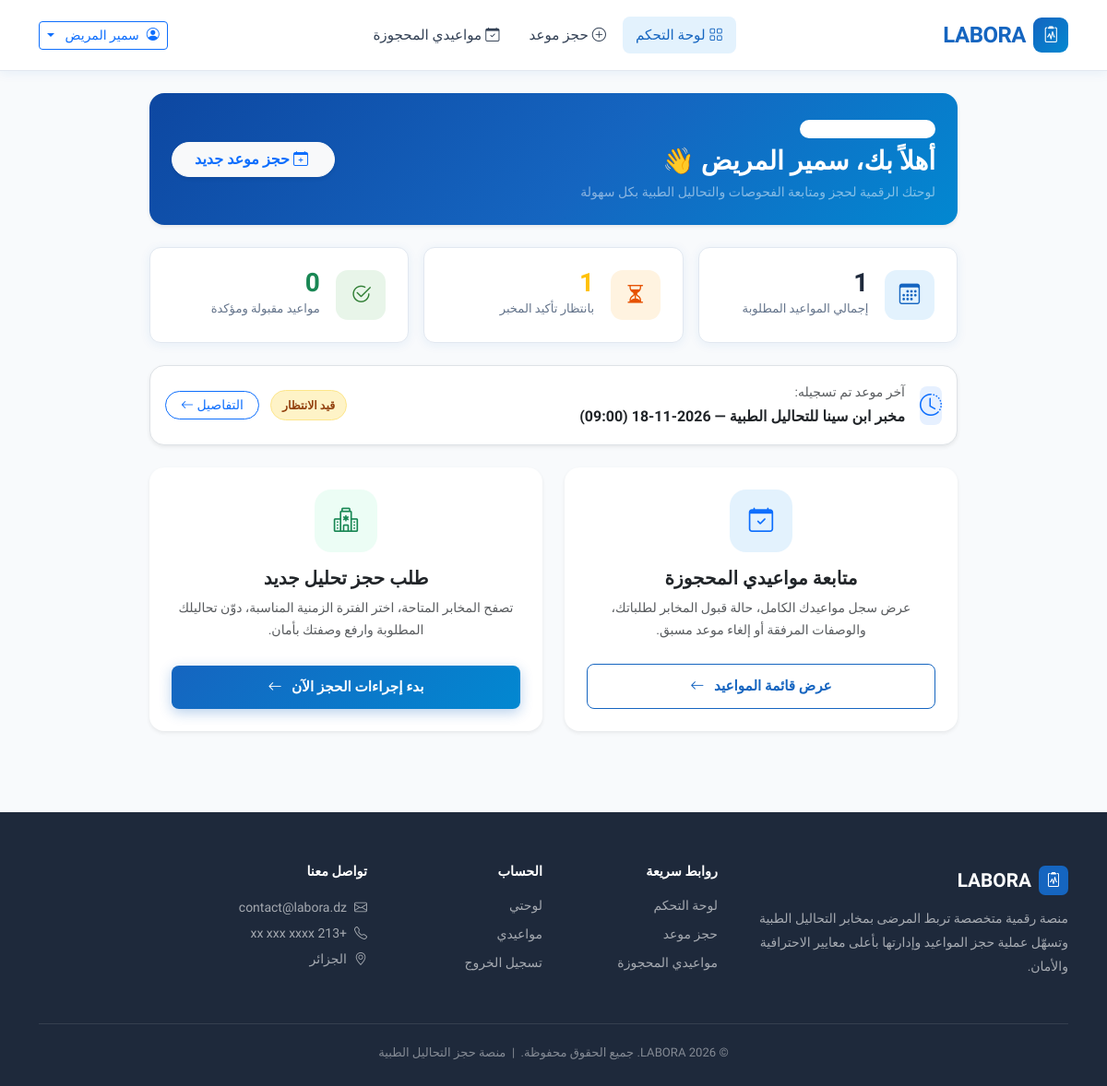
Page /patient/dashboard.php (signed in) on the committed database.
### tables this page shows
CREATE TABLE `appointments` (
  `id` INT AUTO_INCREMENT PRIMARY KEY,
  `patient_id` INT NOT NULL,
  `laboratory_id` INT NOT NULL,
  `slot_id` INT NOT NULL,
  `appointment_date` DATE NOT NULL,
  `appointment_time` TIME NOT NULL,
  `analyses_text` TEXT NOT NULL,
  `prescription_file` VARCHAR(255) DEFAULT NULL,
  `notes` TEXT DEFAULT NULL,
  `status` ENUM('pending', 'accepted', 'rejected', 'cancelled') NOT NULL DEFAULT 'pending',
  `rejection_reason` VARCHAR(255) DEFAULT NULL,
  `created_at` TIMESTAMP DEFAULT CURRENT_TIMESTAMP,
  FOREIGN KEY (`patient_id`) REFERENCES `users`(`id`) ON DELETE CASCADE,
  FOREIGN KEY (`laboratory_id`) REFERENCES `laboratories`(`id`) ON DELETE CASCADE,
  FOREIGN KEY (`slot_id`) REFERENCES `availability_slots`(`id`) ON DELETE RESTRICT
);

CREATE TABLE `laboratories` (
  `id` INT AUTO_INCREMENT PRIMARY KEY,
  `name` VARCHAR(191) NOT NULL,
  `city` VARCHAR(100) NOT NULL,
  `address` VARCHAR(255) NOT NULL,
  `phone` VARCHAR(30) NOT NULL,
  `manager_id` INT NULL,
  `status` ENUM('active', 'inactive') NOT NULL DEFAULT 'active',
  FOREIGN KEY (`manager_id`) REFERENCES `users`(`id`) ON DELETE SET NULL
);

### includes/auth.php (called while the page is built, shortened)
<?php
function currentUserName(): ?string {
    return $_SESSION['user_name'] ?? null;
}

### includes/functions.php (called while the page is built, shortened)
<?php
function h(string $value): string {
    return htmlspecialchars($value, ENT_QUOTES, 'UTF-8');
}

### patient/dashboard.php (the view, shortened to what this page needs)
<?php
require_once dirname(__DIR__) . '/config.php';
$userId = currentUserId();
$stmt = $conn->prepare("
    SELECT
      COUNT(*) AS total,
      SUM(status = 'pending') AS pending_cnt,
      SUM(status = 'accepted') AS accepted_cnt
    FROM appointments
    WHERE patient_id = :pid
");
$stmt->execute([':pid' => $userId]);
$stats = $stmt->fetch();
$lastAptStmt = $conn->prepare("
    SELECT a.*, l.name AS laboratory_name, l.city AS laboratory_city
    FROM appointments a
    JOIN laboratories l ON l.id = a.laboratory_id
    WHERE a.patient_id = :pid
    ORDER BY a.appointment_date DESC, a.appointment_time DESC
    LIMIT 1
");
$lastAptStmt->execute([':pid' => $userId]);
$lastApt = $lastAptStmt->fetch();
require_once dirname(__DIR__) . '/includes/header.php';
?>
<div class="container py-4" style="max-width: 900px;">
  <div class="p-4 mb-4 rounded-4 shadow-sm text-white" style="background: linear-gradient(135deg, #0D47A1 0%, #1565C0 55%, #0288D1 100%);">
    <div class="d-flex align-items-center justify-content-between flex-wrap gap-3">
      <div>
        <div class="badge bg-white bg-opacity-20 text-white rounded-pill px-3 py-1 mb-2 small fw-bold">
          <i class="bi bi-shield-check ms-1"></i> حساب مريض موثّق
        </div>
        <h3 class="fw-800 text-white mb-1">أهلاً بك، <?= h(currentUserName()) ?> 👋</h3>
        <p class="text-white-50 small mb-0">لوحتك الرقمية لحجز ومتابعة الفحوصات والتحاليل الطبية بكل سهولة</p>
      </div>
      <a href="<?= BASE_URL ?>patient/book.php" class="btn btn-light fw-bold py-2.5 px-4 rounded-pill shadow-sm text-primary">
        <i class="bi bi-calendar-plus ms-1"></i> حجز موعد جديد
      </a>
    </div>
  </div>
  <div class="row g-3 mb-4">
    <div class="col-md-4 col-sm-6">
      <div class="stat-widget">
        <div class="wi-icon wi-blue">
          <i class="bi bi-calendar3"></i>
        </div>
        <div class="wi-data">
          <div class="wi-num"><?= (int)($stats['total'] ?? 0) ?></div>
          <div class="wi-lbl">إجمالي المواعيد المطلوبة</div>
        </div>
      </div>
    </div>
    <div class="col-md-4 col-sm-6">
      <div class="stat-widget">
        <div class="wi-icon wi-orange">
          <i class="bi bi-hourglass-split"></i>
        </div>
        <div class="wi-data">
          <div class="wi-num text-warning"><?= (int)($stats['pending_cnt'] ?? 0) ?></div>
          <div class="wi-lbl">بانتظار تأكيد المخبر</div>
        </div>
      </div>
    </div>
    <div class="col-md-4 col-sm-12">
      <div class="stat-widget">
        <div class="wi-icon wi-green">
          <i class="bi bi-check2-circle"></i>
        </div>
        <div class="wi-data">
          <div class="wi-num text-success"><?= (int)($stats['accepted_cnt'] ?? 0) ?></div>
          <div class="wi-lbl">مواعيد مقبولة ومؤكدة</div>
        </div>
      </div>
    </div>
  </div>
  <?php if ($lastApt): ?>
    <div class="p-3 mb-4 rounded-4 bg-white border shadow-sm d-flex align-items-center justify-content-between flex-wrap gap-3">
      <div class="d-flex align-items-center gap-3">
        <div class="p-2.5 bg-primary bg-opacity-10 text-primary rounded-3 fs-4">
          <i class="bi bi-clock-history"></i>
        </div>
        <div>
          <div class="small text-muted">آخر موعد تم تسجيله:</div>
          <div class="fw-bold text-dark">
            <?= h($lastApt['laboratory_name']) ?> — <?= h($lastApt['appointment_date']) ?> (<?= substr($lastApt['appointment_time'], 0, 5) ?>)
          </div>
        </div>
      </div>
      <div>
        <span class="status-badge status-<?= h($lastApt['status']) ?>">
          <?= match ($lastApt['status']) {
            'pending'   => 'قيد الانتظار',
            'accepted'  => 'مقبول ومؤكد',
            'rejected'  => 'مرفوض',
            'cancelled' => 'ملغى',
            default     => $lastApt['status']
          } ?>
        </span>
        <a href="<?= BASE_URL ?>patient/appointments.php" class="btn btn-sm btn-outline-primary rounded-pill px-3 ms-2">
          التفاصيل <i class="bi bi-arrow-left"></i>
        </a>
      </div>
    </div>
  <?php endif; ?>
  <div class="row g-4">
    <div class="col-md-6">
      <div class="lb-card p-4 h-100 bg-white border-0 shadow-sm rounded-4 text-center d-flex flex-column justify-content-between">
        <div>
          <div class="feature-icon mb-3">
            <i class="bi bi-calendar-check text-primary"></i>
          </div>
          <h5 class="fw-bold text-dark mb-2">متابعة مواعيدي المحجوزة</h5>
          <p class="text-muted small mb-4">عرض سجل مواعيدك الكامل، حالة قبول المخابر لطلباتك، والوصفات المرفقة أو إلغاء موعد مسبق.</p>
        </div>
        <a href="<?= BASE_URL ?>patient/appointments.php" class="btn-lb-outline w-100 justify-content-center py-2.5">
          عرض قائمة المواعيد <i class="bi bi-arrow-left ms-1"></i>
        </a>
      </div>
    </div>
    <div class="col-md-6">
      <div class="lb-card p-4 h-100 bg-white border-0 shadow-sm rounded-4 text-center d-flex flex-column justify-content-between">
        <div>
          <div class="feature-icon mb-3" style="background:#ECFDF5; color:#059669;">
            <i class="bi bi-hospital text-success"></i>
          </div>
          <h5 class="fw-bold text-dark mb-2">طلب حجز تحليل جديد</h5>
          <p class="text-muted small mb-4">تصفح المخابر المتاحة، اختر الفترة الزمنية المناسبة، دوّن تحاليلك المطلوبة وارفع وصفتك بأمان.</p>
        </div>
        <a href="<?= BASE_URL ?>patient/book.php" class="btn-lb-primary w-100 justify-content-center py-2.5">
          بدء إجراءات الحجز الآن <i class="bi bi-arrow-left ms-1"></i>
        </a>
      </div>
    </div>
  </div>
</div>
<?php require_once dirname(__DIR__) . '/includes/footer.php'; ?>

### assets/css/labora.css (style rules this page uses)
:root { --lb-primary: #1565C0; --lb-primary-dark: #0D47A1; --lb-primary-light: #1976D2; --lb-primary-hover: #1E88E5; --lb-accent: #0288D1; --lb-light-blue: #E3F2FD; --lb-light-blue-2: #BBDEFB; --lb-white: #FFFFFF; --lb-gray-50: #F8FAFC; --lb-gray-100: #F1F5F9; --lb-gray-200: #E2E8F0; --lb-gray-300: #CBD5E1; --lb-gray-400: #94A3B8; --lb-gray-500: #64748B; --lb-gray-600: #475569; --lb-gray-700: #334155; --lb-gray-800: #1E293B; --lb-text-dark: #0D1B4B; --lb-shadow: 0 2px 12px rgba(21,101,192,0.08); --lb-shadow-md: 0 4px 24px rgba(21,101,192,0.13); --lb-shadow-lg: 0 8px 40px rgba(21,101,192,0.18); --lb-radius: 12px; --lb-radius-sm: 8px; --lb-radius-lg: 18px; --lb-transition: 0.25s ease; }
*, *::before, *::after { box-sizing: border-box; margin: 0; padding: 0; }
body { font-family: 'Tajawal', 'Poppins', -apple-system, sans-serif; background: var(--lb-gray-50); color: var(--lb-gray-800); line-height: 1.75; direction: rtl; min-height: 100vh; }
a { color: var(--lb-primary); text-decoration: none; transition: color var(--lb-transition); }
.btn-lb-primary { background: linear-gradient(135deg, var(--lb-primary), var(--lb-accent)); color: white; border: none; border-radius: var(--lb-radius-sm); padding: 0.65rem 1.5rem; font-weight: 600; font-size: 0.95rem; cursor: pointer; transition: all var(--lb-transition); box-shadow: 0 4px 14px rgba(21,101,192,0.3); display: inline-flex; align-items: center; gap: 0.4rem; text-decoration: none; }
.btn-lb-outline { background: transparent; color: var(--lb-primary); border: 1.5px solid var(--lb-primary); border-radius: var(--lb-radius-sm); padding: 0.65rem 1.5rem; font-weight: 600; font-size: 0.95rem; cursor: pointer; transition: all var(--lb-transition); display: inline-flex; align-items: center; gap: 0.4rem; text-decoration: none; }
.lb-card { background: var(--lb-white); border-radius: var(--lb-radius); border: 1px solid var(--lb-gray-200); box-shadow: var(--lb-shadow); overflow: hidden; transition: all var(--lb-transition); }
.status-badge { display: inline-flex; align-items: center; gap: 0.35rem; padding: 0.28rem 0.75rem; border-radius: 20px; font-size: 0.78rem; font-weight: 700; }
.status-pending { background: #FEF3C7; color: #92400E; border: 1px solid #FDE68A; }
.stat-widget { background: var(--lb-white); border-radius: var(--lb-radius); padding: 1.5rem; border: 1px solid var(--lb-gray-200); box-shadow: var(--lb-shadow); display: flex; align-items: center; gap: 1.1rem; transition: all var(--lb-transition); }
.stat-widget .wi-icon { width: 54px; height: 54px; border-radius: 13px; display: flex; align-items: center; justify-content: center; font-size: 1.4rem; flex-shrink: 0; }
.wi-blue { background: var(--lb-light-blue); color: var(--lb-primary); }
.wi-green { background: #E8F5E9; color: #2E7D32; }
.wi-orange { background: #FFF3E0; color: #E65100; }
.stat-widget .wi-data .wi-num { font-size: 1.75rem; font-weight: 800; color: var(--lb-gray-800); line-height: 1; }
.stat-widget .wi-data .wi-lbl { font-size: 0.82rem; color: var(--lb-gray-500); margin-top: 0.2rem; }
.feature-icon { width: 68px; height: 68px; background: var(--lb-light-blue); border-radius: 18px; display: flex; align-items: center; justify-content: center; margin: 0 auto 1.1rem; font-size: 1.65rem; color: var(--lb-primary); transition: all var(--lb-transition); }
.fw-800 { font-weight: 800; }

### rows in the picture
appointments: laboratory.name "مخبر ابن سينا للتحاليل الطبية", appointment_time "09:00", status "قيد الانتظار"

### other values in the picture
currentUserName() "سمير المريض"
$stats['total'] "1"
$stats['pending_cnt'] "1"
$stats['accepted_cnt'] "0"
